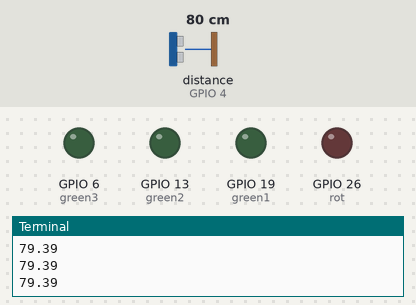
A program run on a simulated Raspberry Pi (BCM pin numbers). Shown: output pins drawn as LEDs (lit = HIGH), the last lines printed to the terminal. Inputs (shaded band) come from the test bench; at power-on: distance to the obstacle (sensor on GPIO 4) 80 cm. The echo pulse lasts 58.3 µs per cm; the clock reads 2024-03-15 10:24:30 at power-on unless the program sets it; pins used as bus, display or sensor lines are not drawn.

Above: at 1.2 s.
1.3 s: distance to the obstacle (sensor on GPIO 4) set to 27 cm
2.8 s: distance to the obstacle (sensor on GPIO 4) set to 22 cm
At 4.0 s:
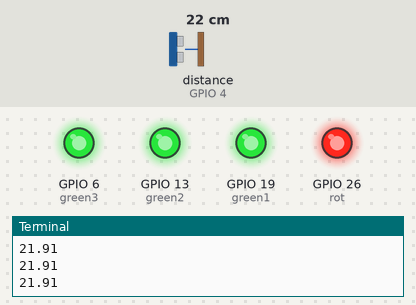
4.3 s: distance to the obstacle (sensor on GPIO 4) set to 2 cm
At 4.8 s:
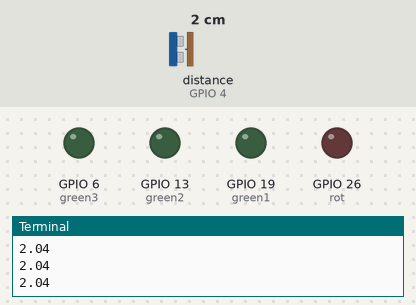
5.8 s: distance to the obstacle (sensor on GPIO 4) set to 8 cm
At 6.4 s:
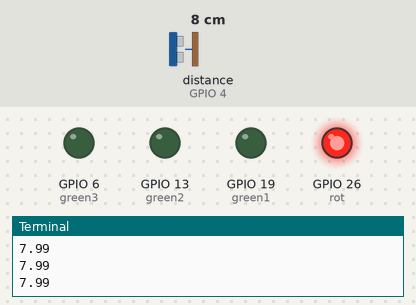
7.3 s: distance to the obstacle (sensor on GPIO 4) set to 4 cm
At 8.1 s:
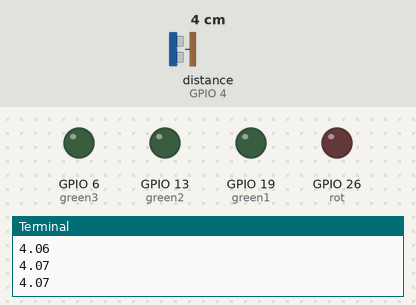
Timing chart, 0 to 9.8 s (numbered marks = the images above; inputs shaded):
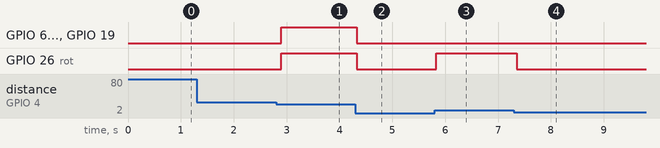

Measured:
- the behaviour switches between 26 and 25 cm on distance to the obstacle (sensor on GPIO 4) (found by bisection; images 0 and 1)
- after the input at 2.8 s, GPIO 6 (green3), GPIO 13 (green2), GPIO 19 (green1), GPIO 26 (rot): LOW → HIGH after 0.10 s
- after the input at 4.3 s, GPIO 6 (green3), GPIO 13 (green2), GPIO 19 (green1), GPIO 26 (rot): HIGH → LOW at once
- after the input at 5.8 s, GPIO 26 (rot): LOW → HIGH at once
- after the input at 7.3 s, GPIO 26 (rot): HIGH → LOW after 0.05 s

The program:

ultraschall.py
```python
import RPi.GPIO as g
import time as t
g.setmode(g.BCM)

trig = 3
echo = 4
rot = 26
green1 = 19
green2 = 13
green3 = 6


print("Es wird gemessen....")

g.setup(trig, g.OUT)
g.setup(echo, g.IN)

g.setup(rot, g.OUT)
g.setup(green1, g.OUT)
g.setup(green2, g.OUT)
g.setup(green3, g.OUT)

g.output(rot,False)
g.output(green1, False)
g.output(green2, False)
g.output(green3, False)

g.setwarnings(False)


def messen():
	g.output(trig, False)
	t.sleep(0.1)

	g.output(trig, True)
	t.sleep(0.00001)
	g.output(trig, False)

	while g.input(echo) == 0:
		start = t.time()

	while g.input(echo) ==1:
		stop = t.time()

	try:
		deltaZeit = stop - start
	except:
		deltaZeit = 0.1
	entfernung = round(deltaZeit*34000/2, 2)

	if entfernung > 1:
		print(entfernung)

		if entfernung < 5:
			g.output(rot, False)
                        g.output(green1, False)
                        g.output(green2, False)
                        g.output(green3, False)

		elif entfernung < 10 and entfernung > 5:
			g.output(rot, True)
			g.output(green1, False)
			g.output(green2, False)
			g.output(green3, False)
		elif entfernung > 10 and entfernung < 15:
			g.output(rot, True)
			g.output(green1, True)
			g.output(green2, False)
			g.output(green3, False)
		elif entfernung > 15 and entfernung < 20:
			g.output(rot, True)
                        g.output(green1, True)
                        g.output(green2, True)
                        g.output(green3, False)
		elif entfernung > 20 and entfernung < 25:
			g.output(rot, True)
                        g.output(green1, True)
                        g.output(green2, True)
                        g.output(green3, True)

while True:
	messen()
```
